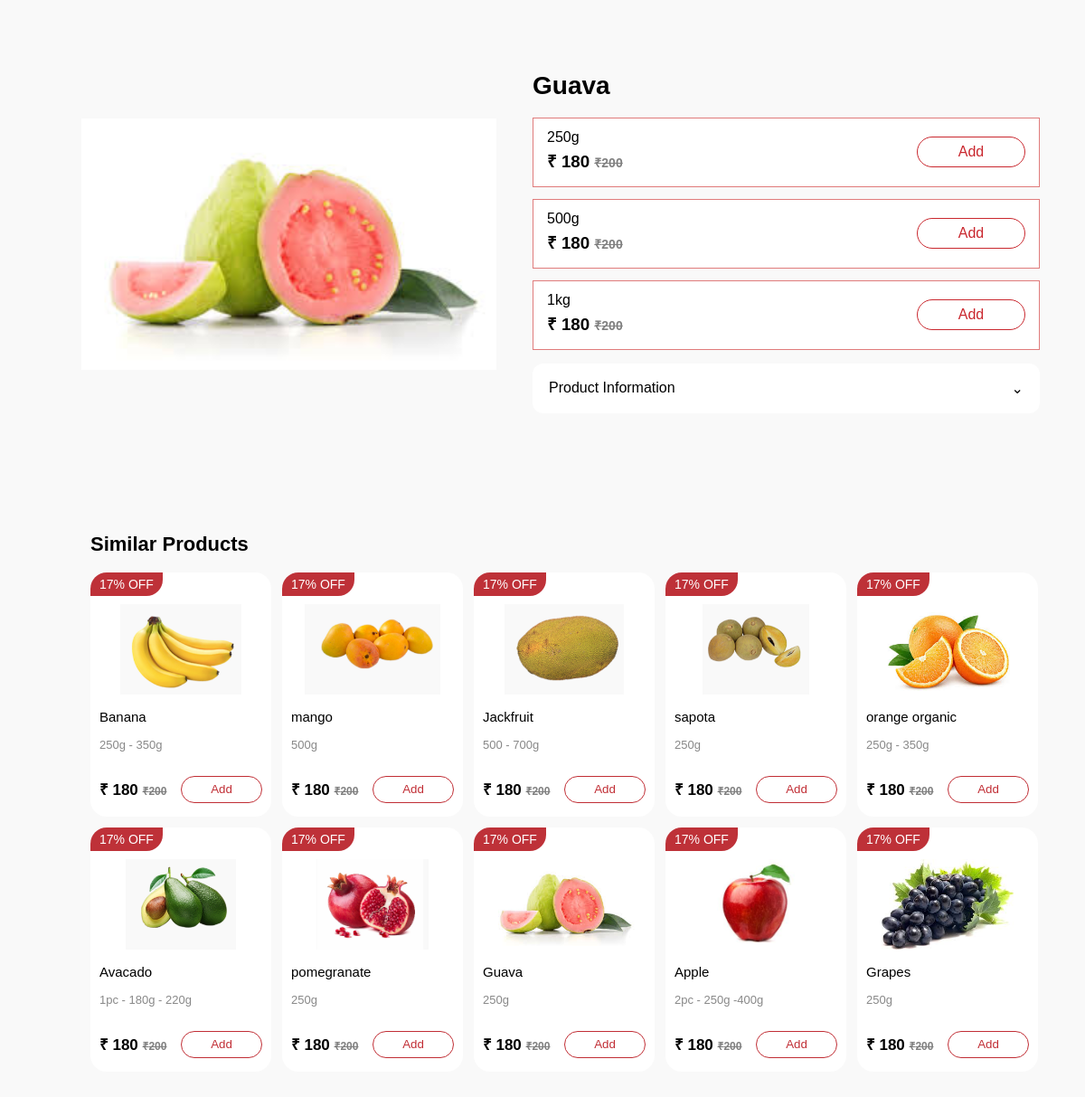
Screenshot of /product-details/20/ with the database file from the repository.
### store/models.py (models this page shows, shortened)
class Product(models.Model):
    category = models.ForeignKey(Category, on_delete=models.CASCADE)
    subcategory = models.ForeignKey('SubCategory', on_delete=models.CASCADE)
    name = models.CharField(max_length=100)
    price = models.IntegerField()
    image = models.ImageField(upload_to='products/')
    sku_code = models.CharField(max_length=100, unique=True, blank=True, null=True)
    sku_classification = models.CharField(max_length=100, blank=True, null=True)
    sku_classification1 = models.CharField(max_length=100, blank=True, null=True)
    discount_price = models.IntegerField(blank=True, null=True)
    offer = models.CharField(max_length=100, blank=True, null=True)
    about = models.TextField(blank=True, null=True)
    health_benefits = models.TextField(blank=True, null=True)
    nutrition = models.TextField(blank=True, null=True)
    origin = models.TextField(blank=True, null=True)

class ProductVariant(models.Model):
    product = models.ForeignKey(Product, on_delete=models.CASCADE, related_name='variants')
    sku_code = models.CharField(max_length=100, unique=True, blank=True, null=True)
    label = models.CharField(max_length=100)
    price = models.IntegerField()
    discount_price = models.IntegerField(blank=True, null=True)
    offer = models.CharField(max_length=100, blank=True, null=True)
    is_combo_pack = models.BooleanField(default=False)
    is_multi_pack = models.BooleanField(default=False)
    combo_sku_code = models.CharField(max_length=100, blank=True, null=True)
    combo_name = models.CharField(max_length=100, blank=True, null=True)
    combo_image = models.ImageField(upload_to='combo/', blank=True, null=True)
    stock_quantity = models.IntegerField(default=0)
    image = models.ImageField(upload_to='variant/', blank=True, null=True)
    cart_quantity = models.IntegerField(default=0)

### store/views.py (the view)
# urls.py: path('product-details/<int:id>/', views.product_details),
def product_details(request, id):
    product = Product.objects.get(id=id)
    variants = product.variants.all()
    similar_entry = SimilarProduct.objects.filter(
        product=product
    ).first()
    similar_products = []
    if similar_entry:
        similar_products = similar_entry.similar_product.all()
    return render(request, 'product_details.html', {
        'product': product,
        'variants': variants,
        'similar_products': similar_products
    })

### store/templates/product_details.html (shortened to what this page needs)
{% load static %}
<!doctype html>
<html>
  <head>
  </head>
  <body>
    <div class="details-container">
      <div>
        <img src="{{ product.image.url }}" class="product-big-img" />
      </div>
      <div class="details-right">
        <h1>{{ product.name }}</h1>
        {% for v in variants %}
        <div class="variant-row">
          <div>
            <p>{{ v.label }}</p>
            <h3>
              ₹ {{ v.discount_price }} {% if v.price %}
              <span>₹{{ v.price }}</span>
              {% endif %}
            </h3>
          </div>
          <div>
            <button
              class="add-btn"
              id="detailAddBtn{{ v.id }}"
              onclick="addDetailCart('{{ product.id }}', '{{ v.id }}', '{{ product.name }}', '{{ product.image.url }}', '{{ v.discount_price }}', '{{ v.label }}')"
            >
              Add
            </button>
          </div>
        </div>
        {% endfor %}
        <div class="info-box">
          <div class="info-header" onclick="toggleInfo()">
            <span>Product Information</span>
            <span>⌄</span>
          </div>
        </div>
      </div>
    </div>
    <div class="similar-section">
    <h2 class="similar-title">Similar Products</h2>
    <div class="similar-row">
        {% for p in similar_products %}
        <div class="similar-card">
            <div class="similar-offer">
                {% if p.offer %}
                    {{ p.offer }}
                {% else %}
                    17% OFF
                {% endif %}
            </div>
            <a href="/product-details/{{ p.id }}/"
               style="text-decoration:none;color:black;">
                <img src="{{ p.image.url }}" class="similar-product-img">
                <p class="similar-product-name">{{ p.name }}</p>
            </a>
            {% with first=p.variants.first %}
            <p class="similar-variant">{{ first.label }}</p>
            <div class="similar-bottom">
                <p class="similar-price">
                    ₹ {{ first.discount_price }}
                    <span>₹{{ first.price }}</span>
                </p>
                <button
                    class="similar-add-btn"
                    id="similarAddBtn{{ p.id }}"
                    data-variant-id="{{ first.id }}"
                    onclick="similarAddProduct('{{ p.id }}','{{ first.id }}','{{ p.name }}','{{ p.image.url }}','{{ first.discount_price }}','{{ first.label }}')">
                    Add
                </button>
            </div>
            {% endwith %}
        </div>
        {% endfor %}
    </div>
</div>
  </body>
</html>

### store/templates/product_details.html (style rules this page uses)
body { margin: 0; font-family: Arial, sans-serif; background: #f9f9f9; }
.details-container { display: grid; grid-template-columns: 45% 55%; gap: 40px; padding: 60px 90px; }
.product-big-img { width: 100%; height: 420px; object-fit: contain; }
.details-right h1 { font-size: 28px; }
.variant-row { border: 1px solid #e07b7b; padding: 12px 15px; margin: 13px 0; display: flex; justify-content: space-between; align-items: center; background: white; }
.variant-row p { margin: 0; font-size: 16px; }
.variant-row h3 { margin: 4px 0; }
.variant-row span { font-size: 14px; color: gray; text-decoration: line-through; }
.add-btn { width: 120px; height: 34px; border: 1px solid #c9272e; color: #c9272e; background: white; border-radius: 20px; font-size: 16px; cursor: pointer; }
.info-box { margin-top: 15px; background: white; border-radius: 12px; overflow: hidden; }
.info-header { padding: 18px; cursor: pointer; display: flex; justify-content: space-between; }
.similar-section { margin:45px 0 30px 100px; }
.similar-title { font-size:22px; font-weight:bold; margin-bottom:18px; }
.similar-row { display:grid; grid-template-columns:repeat(5, 200px); gap:12px; }
.similar-card { width:180px; height:250px; background:white; border-radius:18px; padding:10px; position:relative; }
.similar-offer { position:absolute; top:0; left:0; background:#be3138; color:white; padding:5px 10px; border-radius:18px 0 18px 0; font-size:14px; }
.similar-product-img { width:100%; height:100px; object-fit:contain; margin-top:25px; }
.similar-product-name { font-size:15px; margin-top:12px; }
.similar-variant { font-size:13px; color:#888; }
.similar-bottom { display:flex; justify-content:space-between; align-items:center; }
.similar-price { font-size:17px; font-weight:bold; }
.similar-price span { font-size:12px; color:gray; text-decoration:line-through; }
.similar-add-btn { width:90px; height:30px; border:1px solid #c12e35; color:#c12e35; background:white; border-radius:20px; }

### rows the page displays
Product: image (picture), name "Guava", offer "17% OFF", variants.first.label "250g", variants.first.discount_price "180", variants.first.price "200"
ProductVariant: label "250g", discount_price "180", price "200"
ProductVariant: label "500g", discount_price "180", price "200"
ProductVariant: label "1kg", discount_price "180", price "200"
Product: offer "17% OFF", image (picture), name "Banana", variants.first.label "250g - 350g", variants.first.discount_price "180", variants.first.price "200"
Product: offer "17% OFF", image (picture), name "mango", variants.first.label "500g", variants.first.discount_price "180", variants.first.price "200"
Product: offer "17% OFF", image (picture), name "Jackfruit", variants.first.label "500 - 700g", variants.first.discount_price "180", variants.first.price "200"
Product: offer "17% OFF", image (picture), name "sapota", variants.first.label "250g", variants.first.discount_price "180", variants.first.price "200"
Product: offer "17% OFF", image (picture), name "orange organic", variants.first.label "250g - 350g", variants.first.discount_price "180", variants.first.price "200"
Product: offer "17% OFF", image (picture), name "Avacado", variants.first.label "1pc - 180g - 220g", variants.first.discount_price "180", variants.first.price "200"
Product: offer "17% OFF", image (picture), name "pomegranate", variants.first.label "250g", variants.first.discount_price "180", variants.first.price "200"
Product: offer "17% OFF", image (picture), name "Apple", variants.first.label "2pc - 250g -400g", variants.first.discount_price "180", variants.first.price "200"
Product: offer "17% OFF", image (picture), name "Grapes", variants.first.label "250g", variants.first.discount_price "180", variants.first.price "200"
